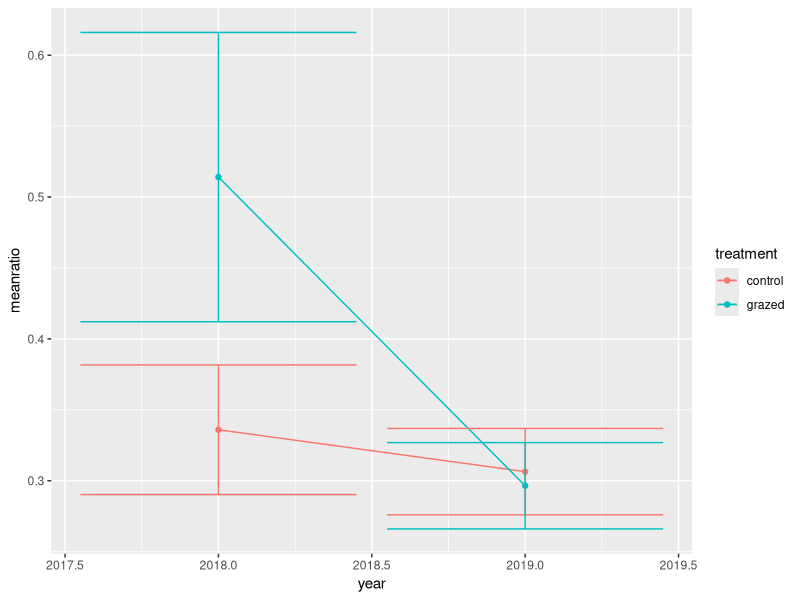
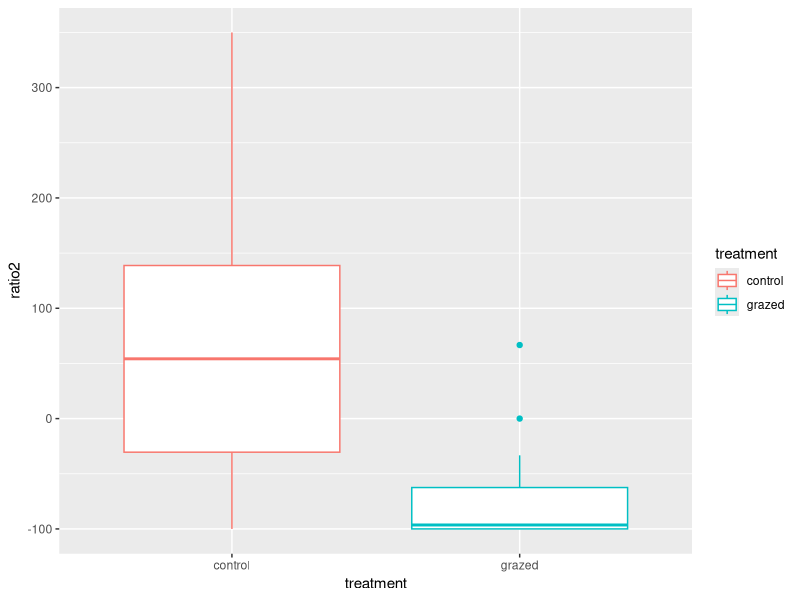
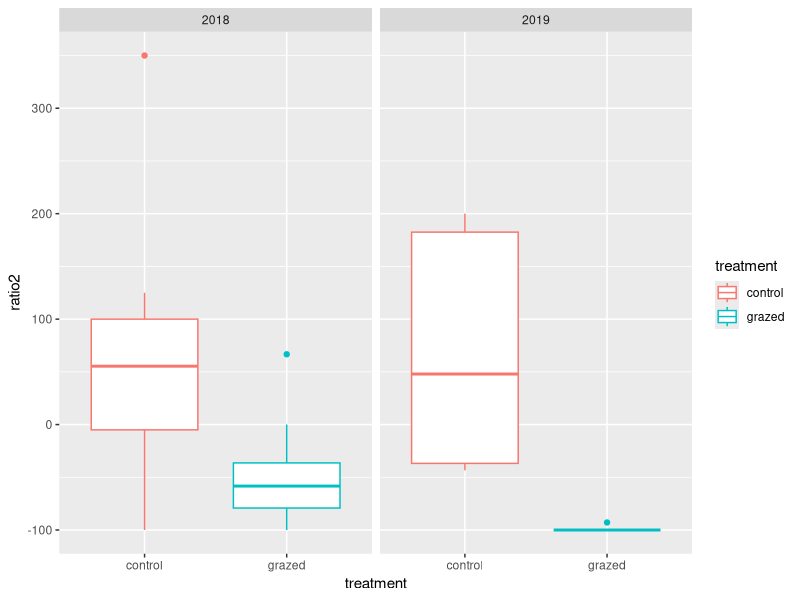
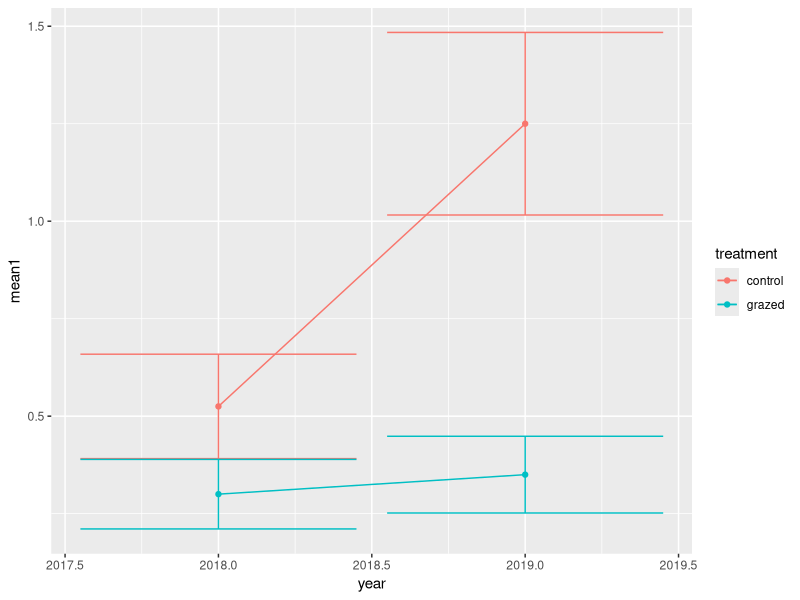
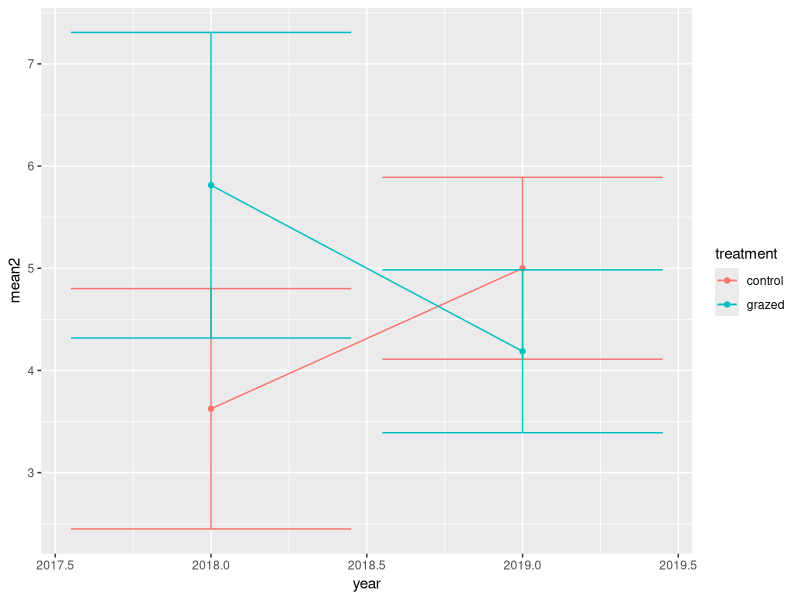
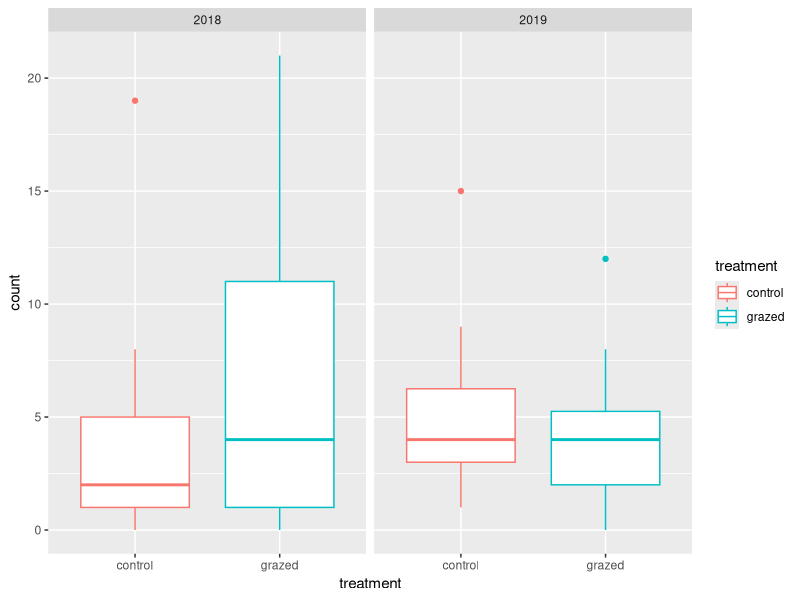
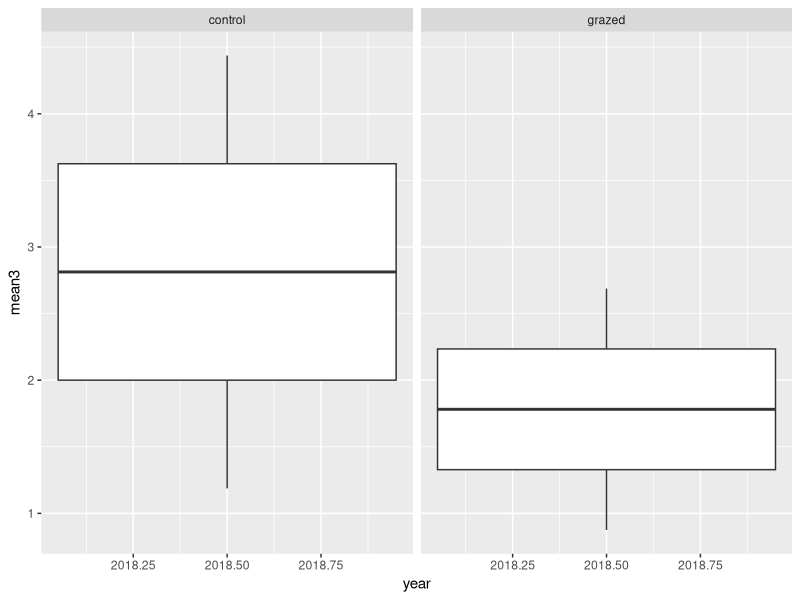
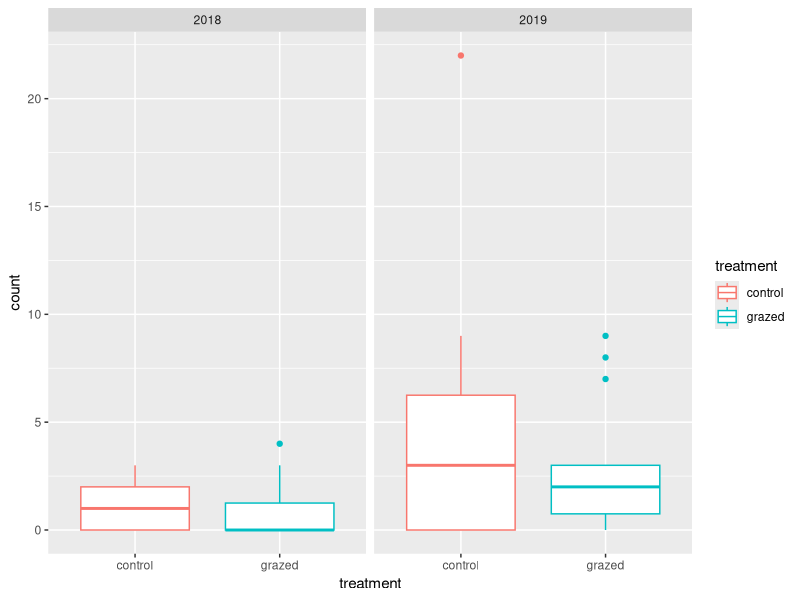

Recreate these plots in R, in order. (Note: this script raises an error after producing the figures.)
##Hogs and Hazelnuts##
##Calvin Penkauskas, Winter 2020##

##General Data Frame##

install.packages("tidyverse")

install.packages("ggplot2")

library(tidyverse)

library(ggplot2)

ACORN_DATA <- read_csv("ACORN_DATA.csv")

FBW_DATA <- read_csv("FBW_DATA.csv")

calcSE <- function(x){
  x <- x[!is.na(x)]
  sd(x)/sqrt(length(x))}

##Ratio of Infested Acorns Before and After Woodland Hog Grazing##

infestedbaseline <- ACORN_DATA %>%
  filter(time == "before") %>%
  mutate( id = paste(oak, plot, sep = "")) %>%
  spread(type, count) %>%
  mutate(total = infested + other) %>%
  mutate(ratio = infested / total) %>%
  group_by(year,treatment) %>%
  summarise(meanratio = mean(ratio), se1 = calcSE(ratio))%>%
  ungroup()#%>%
  #mutate(year = as.factor(year))

ggplot(data = infestedbaseline, aes(x = year)) +
  geom_line(aes(y = meanratio, color = treatment)) +
  geom_point(aes( y = meanratio, color = treatment)) +
  geom_errorbar(aes(ymin = (meanratio - se1), ymax = (meanratio + se1),
  color = treatment))

infestedbaseline1 <- ACORN_DATA %>%
  filter(time == "before") %>%
  mutate( id = paste(oak, plot, sep = "")) %>%
  spread(type, count) %>%
  mutate(total = infested + other) %>%
  mutate(ratio = infested / total)

infested_baseline.aov <- aov(ratio ~ treatment + year + treatment:year, data = infestedbaseline1)

summary(infested_baseline.aov)

##Percent Change in Infested Acorns Between Treatments##

infestedratio <- ACORN_DATA %>%
  filter(type == "infested") %>%
  mutate( id = paste(oak, plot, sep = "")) %>%
  spread(time, count) %>%
  mutate(ratio2 = ((100* (after/ before))-100)) %>%
  group_by(treatment) %>%
  mutate_all(~replace(., is.na(.), 0)) %>%
  #summarise(meanratio2 = mean(ratio2), se2 = calcSE(ratio2))%>%
  ungroup() %>%
  mutate(ratio2 = ifelse(is.finite(ratio2), ratio2, 100))

ggplot(data = infestedratio, aes(x = treatment)) +
  geom_boxplot(mapping = aes( y = ratio2, color = treatment)) #+
  #geom_point(aes( y = meanratio2, color = treatment)) +
  #geom_errorbar(aes(ymin = (meanratio2 - se2), ymax = (meanratio2 + se2),
  #color = treatment))

ggplot(data = infestedratio, aes(x = treatment)) +
  geom_boxplot(mapping = aes( y = ratio2, color = treatment))+
  facet_wrap(~ year, nrow = 1)

infested_ratio.aov <- aov(ratio2 ~ treatment + year + treatment:year, data = infestedratio)

summary(infested_ratio.aov)

##FBW Emergence in Oak Woodland Before and After Treatment##

oakemergence <- FBW_DATA %>%
  filter(type == "emergence") %>%
  filter(habitat == "oak") %>%
  group_by(year, treatment) %>%
  summarise(mean1 = mean(count), se3 = calcSE(count)) %>%
  ungroup() #%>%
  #mutate(year = as.factor(year))
  

ggplot(data = oakemergence, aes(x = year)) +
  geom_line(aes(y = mean1,  color = treatment)) +
  #geom_boxplot(aes(y = mean1, color = treatment)) #+
  geom_point(aes( y = mean1, color = treatment)) +
  geom_errorbar(aes(ymin = (mean1 - se3), ymax = (mean1 + se3),
                    color = treatment))

oakemergence1 <- FBW_DATA %>%
  filter(type == "emergence") %>%
  filter(habitat == "oak") #%>%
  #group_by(year, treatment) %>%
  #summarise(mean1 = mean(count), se3 = calcSE(count)) %>%
  #ungroup() #%>%
#mutate(year = as.factor(year))

oakemergence.aov <- aov(count ~ treatment + year + treatment:year, data = oakemergence1)

summary(oakemergence.aov)

    
##FBW Abundance in Oak Woodland Before and After Treatment##
  
oakabundance <- FBW_DATA %>%
    filter(type == "abundance") %>%
    filter(habitat == "oak") %>%
    group_by(year, treatment) %>%
    summarise(mean2 = mean(count), se4 = calcSE(count)) %>%
    ungroup() #%>%
    #mutate(year = as.factor(year))
  
ggplot(data = oakabundance, aes(x = year)) +
  geom_line(aes(y = mean2,  color = treatment)) +
  #geom_boxplot(aes(y= mean2, color = treatment)) +
  geom_point(aes( y = mean2, color = treatment)) +
  geom_errorbar(aes(ymin = (mean2 - se4), ymax = (mean2 + se4),
                    color = treatment))

oakabundance1 <- FBW_DATA %>%
  filter(type == "abundance") %>%
  filter(habitat == "oak")
  
ggplot(data = oakabundance1, aes(x = treatment)) +
  geom_boxplot(mapping = aes( y = count, color = treatment))+
  facet_wrap(~ year, nrow = 1)

oak_abundance.aov <- aov(count ~ treatment + year + treatment:year, data = oakabundance1)

summary(oak_abundance.aov)

##FBW Abundance in Hazelnuts Before and After Treatment##
  
hazelnutabundance <- FBW_DATA %>%
  filter(type == "abundance") %>%
  filter(habitat == "hazelnut") %>%
  group_by(year, treatment) %>%
  summarise(mean3 = mean(count), se5 = calcSE(count)) %>%
  ungroup() #%>%
  #mutate(year = as.factor(year))

ggplot(hazelnutabundance, aes(x = year, y = mean3)) + 
  geom_boxplot() +
  #geom_line(aes(y = mean3,  color = treatment)) +
  #geom_point(aes( y = mean3, color = treatment)) +
  #geom_errorbar(aes(ymin = (mean3 - se5), ymax = (mean3 + se5),
  #color = treatment)) #+
  facet_wrap(~ treatment, nrow = 1)

hazelnutabundance1 <- FBW_DATA %>%
  filter(type == "abundance") %>%
  filter(habitat == "hazelnut")

ggplot(data = hazelnutabundance1, aes(x = treatment)) +
  geom_boxplot(mapping = aes( y = count, color = treatment))+
  facet_wrap(~ year, nrow = 1)

hazelnut_abundance.aov <- aov(count ~ treatment + year + treatment:year, data = hazelnutabundance1)

summary(hazelnut_abundance.aov)

##ANOVA Ratio of Infested/Other Acorns##

ACORN_ANALYSIS1 <- read_csv("ACORN_DATA.csv") %>%
  #filter(time == "before") %>%
  mutate( id = paste(oak, plot, sep = "")) %>%
  spread(type, count) %>%
  mutate(total = infested + other) %>%
  mutate(ratio = infested / total) %>%
  mutate_all(~replace(., is.na(.), 0)) 
  
ggplot(data = ACORN_ANALYSIS1, aes(x = treatment)) +
  geom_boxplot(mapping = aes( y = ratio, color = treatment))+
  facet_wrap(~ year, nrow = 1)

infested_ratio2.aov <- aov(ratio ~ treatment + year + treatment:year, data = ACORN_ANALYSIS1)

#summarySE(infested_ratio.aov, measurevar="len", groupvars=c("supp","dose"))

summary(infested_ratio2.aov)

ggplot(infested_ratio.aov, aes(x=treatment, y=ratio, colour=supp, group=supp)) + 
  geom_errorbar(aes(ymin=len-ci, ymax=len+ci), colour="black", width=.1, position=pd) +
  geom_line(position=pd) +
  geom_point(position=pd, size=3)

plot(infested_ratio.aov)

ggplot(infested_ratio.aov, aes(x = am, y = hp)) +
  geom_point() +
  geom_bar(data = gd, stat = "identity", alpha = .3)

ggplot(data = infested_ratio.aov, aes(x = treatment)) +
  geom_bar()
  #geom_line(aes(y = meanratio, color = treatment)) #+
  #geom_point(aes( y = meanratio, color = treatment)) +
  #geom_errorbar(aes(ymin = (meanratio - se1), ymax = (meanratio + se1),
   #                 color = treatment))

ACORN_ANALYSIS2 <- read_csv("ACORN_DATA.csv") %>%
  #filter(time == "before") %>%
  mutate( id = paste(oak, plot, sep = "")) %>%
  spread(type, count)

acorn1.aov <- aov(other ~ treatment+time, data = ACORN_ANALYSIS2)

summary(acorn1.aov)
